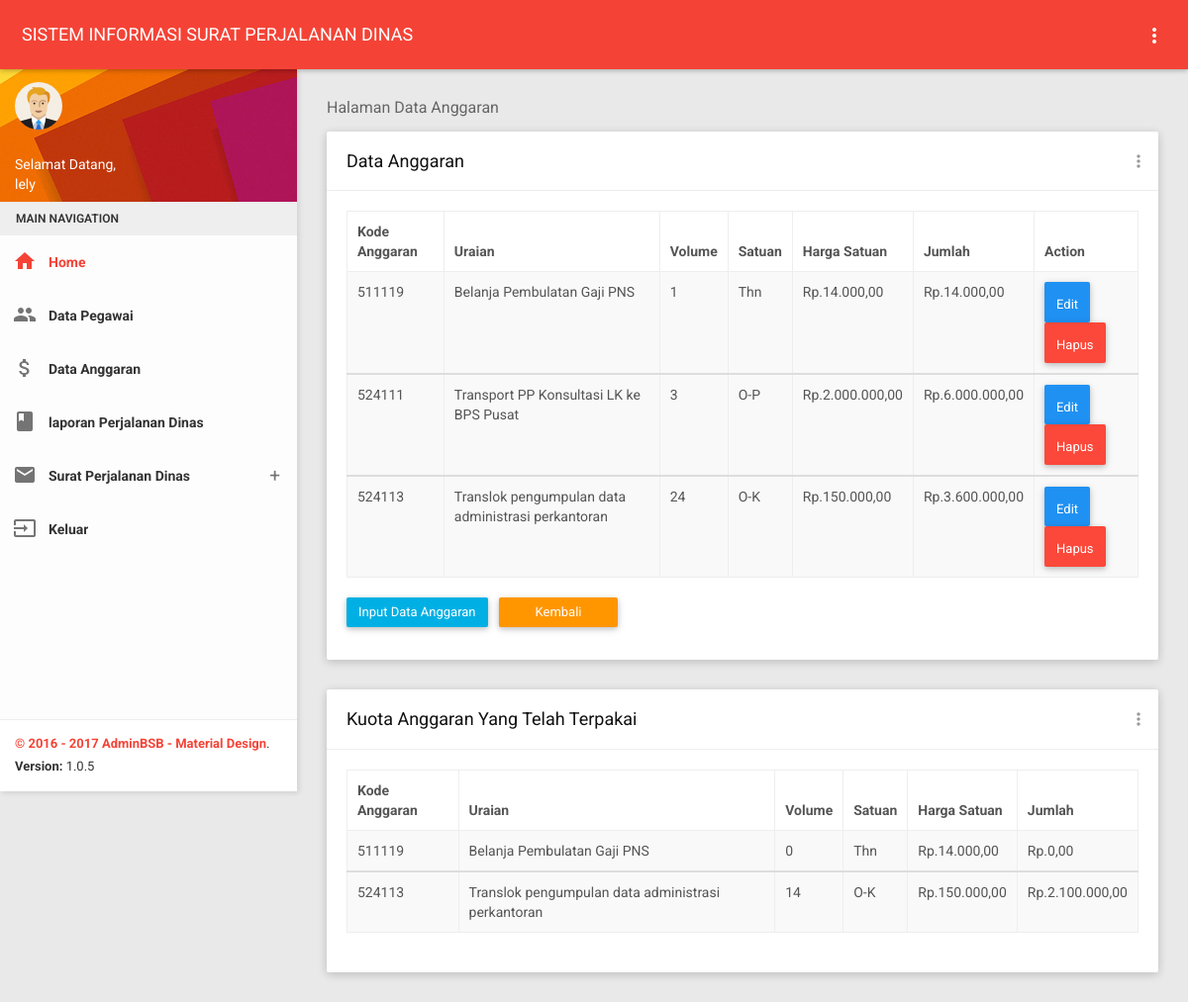
Screenshot of /tatausaha/anggaran.php (signed in) with the database file from the repository.
### tables this page shows
CREATE TABLE `anggaran` (
  `kode` varchar(50) NOT NULL,
  `uraian` varchar(100) NOT NULL,
  `volume` int(20) NOT NULL,
  `satuan` varchar(20) NOT NULL,
  `hargasat` varchar(50) NOT NULL,
  `jumlah` varchar(50) NOT NULL
);

### tatausaha/anggaran.php (the view, shortened to what this page needs)
<?php
include '../tampilan/atastata.php';
?>
    <section class="content">
        <div class="container-fluid">
            <div class="block-header">
                <h2>Halaman Data Anggaran</h2>
            </div>
 <div class="row clearfix">
                <div class="col-lg-12 col-md-12 col-sm-12 col-xs-12">
                    <div class="card">
                        <div class="header">
                            <h2>
                                Data Anggaran
                            </h2>
                            <ul class="header-dropdown m-r--5">
                                <li class="dropdown">
                                    <a href="javascript:void(0);" class="dropdown-toggle" data-toggle="dropdown" role="button" aria-haspopup="true" aria-expanded="false">
                                        <i class="material-icons">more_vert</i>
                                    </a>
                                </li>
                            </ul>
                        </div>
                        <div class="body">
                            <div class="table-responsive">
                                <table class="table table-bordered table-striped table-hover dataTable js-exportable">
                                    <thead>
                                        <tr>
                                            <th>Kode Anggaran</th>
                                            <th>Uraian</th>
                                            <th>Volume</th>
                                            <th>Satuan</th>
                                            <th>Harga Satuan</th>
                                            <th>Jumlah</th>
                                            <th>Action</th>
                                        </tr>
                                    </thead>
                                      <?php
                                     $tampil=mysql_query("SELECT * from anggaran");
                                     while($data=mysql_fetch_array($tampil)){
                                     ?>
                                     <tbody>
                                        <tr>
                                            <td><?php echo $data['kode']; ?></td>
                                            <td><?php echo $data['uraian']; ?></td>
                                            <td><?php echo $data['volume'] ;?></td>
                                            <td><?php echo $data['satuan']; ?></td>
                                    <td>Rp.<?php echo number_format ($data['hargasat'],2,",",".");?></td>
                                    <td>Rp.<?php echo number_format ($data['jumlah']  ,2,",",".");?></td>
                        <td><a  class="btn btn-primary waves-effect" href="edita.php?hal=edit&kd=<?php echo $data['kode'];?>"><i class="fa fa-edit"></i> Edit</a>
                        <a class="btn btn-danger waves-effect" href="hapusa.php?hal=hapus&kd=<?php echo $data['kode'];?>"><i class="fa fa-wrench"></i> Hapus</a></td>
                                        </tr>
                                            <?php
                                             }
                                          ?>
                                      </tbody>
                                </table>
                            </div>
                            <div class="button-demo">
                        <a href="inputa.php" type="button" class="btn btn-info waves-effect">Input Data Anggaran</a>
                      <a href="index.php" type="button" class="btn btn-warning waves-effect">Kembali</a>
                            </div>
                        </div>
                    </div>
                </div>
            </div>
            <div class="row clearfix">
                <div class="col-lg-12 col-md-12 col-sm-12 col-xs-12">
                    <div class="card">
                        <div class="header">
                            <h2>
                               Kuota Anggaran Yang Telah Terpakai
                            </h2>
                            <ul class="header-dropdown m-r--5">
                                <li class="dropdown">
                                    <a href="javascript:void(0);" class="dropdown-toggle" data-toggle="dropdown" role="button" aria-haspopup="true" aria-expanded="false">
                                        <i class="material-icons">more_vert</i>
                                    </a>
                                </li>
                            </ul>
                        </div>
                        <div class="body">
                            <div class="table-responsive">
                                <table class="table table-bordered table-striped table-hover dataTable js-exportable">
                                    <thead>
                                        <tr>
                                            <th>Kode Anggaran</th>
                                            <th>Uraian</th>
                                            <th>Volume</th>
                                            <th>Satuan</th>
                                            <th>Harga Satuan</th>
                                            <th>Jumlah</th>
                                        </tr>
                                    </thead>
                                      <?php
                                     $tampil=mysql_query("SELECT anggaran.kode, anggaran.uraian, anggaran.volume, SUM(spd.lamap) AS hari, spd.lamap, anggaran.satuan, anggaran.hargasat, anggaran.jumlah from anggaran, spd where spd.kode=anggaran.kode GROUP BY anggaran.kode, spd.kode");
                                     while($data=mysql_fetch_array($tampil)){
                                     ?>
                                     <tbody>
                                        <tr>
                                            <td><?php echo $data['kode']; ?></td>
                                            <td><?php echo $data['uraian']; ?></td>
                                            <td><?php echo ($data['volume'] - $data['hari']);?></td>
                                            <td><?php echo $data['satuan']; ?></td>
                                    <td>Rp.<?php echo number_format ($data['hargasat'],2,",",".");?></td>
                                    <td>Rp.<?php echo number_format ($data['jumlah'] - $data['hargasat'] * $data['hari']  ,2,",",".");?></td>
                                        </tr>
                                            <?php
                                             }
                                          ?>
                                      </tbody>
                                </table>
                            </div>
                        </div>
                    </div>
                </div>
            </div>
            </div>
    </section>
  <?php
include '../tampilan/footer.php';
?>

### rows the page displays
anggaran: kode "511119", uraian "Belanja Pembulatan Gaji PNS", volume "1", satuan "Thn", hargasat "14.000,00", jumlah "14.000,00", hari "0", hari "0,00"
anggaran: kode "524111", uraian "Transport PP Konsultasi LK ke BPS Pusat", volume "3", satuan "O-P", hargasat "2.000.000,00", jumlah "6.000.000,00"
anggaran: kode "524113", uraian "Translok pengumpulan data administrasi perkantoran", volume "24", satuan "O-K", hargasat "150.000,00", jumlah "3.600.000,00", hari "14", hari "2.100.000,00"

### other values shown
$_SESSION['username'] "lely"
